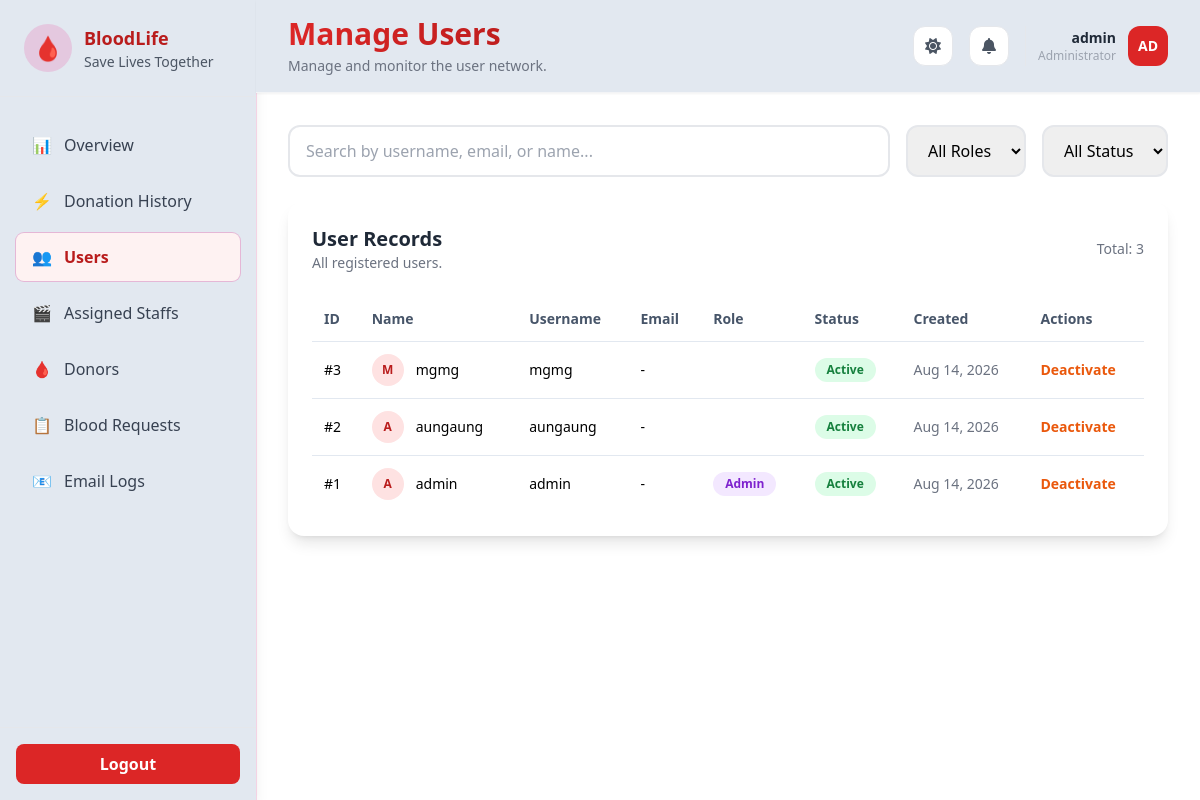
/admin/users_crud.php (signed in), run on the app's committed database.
### tables this page shows
CREATE TABLE users (
    id INT AUTO_INCREMENT PRIMARY KEY,
    username VARCHAR(50) NOT NULL UNIQUE,
    email VARCHAR(100),
    password VARCHAR(255) NOT NULL,
    role ENUM('Admin','User') NOT NULL DEFAULT 'User',
    status ENUM('Active','Inactive') DEFAULT 'Active',
    myanmar_name VARCHAR(100) DEFAULT NULL,
    created_at TIMESTAMP DEFAULT CURRENT_TIMESTAMP
);

### admin/users_crud.php (the view, shortened to what this page needs)
<?php
require_once __DIR__ . '/../config/db.php';
$roleCheck = @$conn->query("SHOW COLUMNS FROM users LIKE 'role'");
$hasRoleColumn = ($roleCheck && $roleCheck->num_rows > 0);
$users = [];
$result = $conn->query("SELECT * FROM users ORDER BY id DESC");
if ($result && $result->num_rows > 0) {
    $users = $result->fetch_all(MYSQLI_ASSOC);
}
?>
<!DOCTYPE html>
<html lang="en">
<head>
    <script src="https://cdn.tailwindcss.com"></script>
    <link rel="stylesheet" href="../assets/css/myanmar-font.css">
</head>
<body class="bg-gray-100 dark:bg-gray-900">
<div class="flex min-h-screen">
     <?php include __DIR__ . '/../includes/sidebar.php'; ?>
    <main class="flex-1">
        <?php include __DIR__ . '/../includes/navbar.php'; ?>
        <div class="p-8">
            <div class="flex flex-col md:flex-row gap-4 mb-6">
                <div class="flex-1">
                    <input id="searchInput" type="text" placeholder="Search by username, email, or name..." class="w-full border-2 border-gray-200 rounded-xl px-4 py-3 focus:outline-none focus:border-red-500 transition">
                </div>
                <div class="flex gap-4">
                    <?php if ($hasRoleColumn): ?>
                    <select id="roleFilter" class="border-2 border-gray-200 rounded-xl px-4 py-3 focus:outline-none focus:border-red-500 transition">
                        <option value="">All Roles</option>
                    </select>
                    <?php endif; ?>
                    <select id="statusFilter" class="border-2 border-gray-200 rounded-xl px-4 py-3 focus:outline-none focus:border-red-500 transition">
                        <option value="">All Status</option>
                    </select>
                </div>
            </div>
            <div class="bg-white rounded-2xl shadow-lg p-6">
                <div class="flex items-center justify-between mb-6">
                    <div>
                        <h3 class="text-xl font-bold text-gray-800">User Records</h3>
                        <p class="text-sm text-gray-500">All registered users.</p>
                    </div>
                    <span class="text-sm text-gray-500">Total: <span id="filteredCount"><?= count($users) ?></span></span>
                </div>
                <div class="overflow-x-auto">
                    <table class="w-full text-left text-sm border-collapse">
                        <thead>
                            <tr class="bg-gray-50 text-slate-600">
                                <th class="p-3">ID</th>
                                <th class="p-3">Name</th>
                                <th class="p-3">Username</th>
                                <th class="p-3">Email</th>
                                <?php if ($hasRoleColumn): ?>
                                <th class="p-3">Role</th>
                                <?php endif; ?>
                                <th class="p-3">Status</th>
                                <th class="p-3">Created</th>
                                <th class="p-3">Actions</th>
                            </tr>
                        </thead>
                        <tbody>
                            <?php if (count($users) > 0): ?>
                                <?php foreach ($users as $u): ?>
                                    <?php
                                    $roleBadges = ['Admin'=>'bg-purple-100 text-purple-700','User'=>'bg-green-100 text-green-700'];
                                    $statusColor = ($u['status'] ?? 'Active') === 'Active' ? 'bg-green-100 text-green-700' : 'bg-red-100 text-red-700';
                                    $displayName = $u['name'] ?? $u['username'] ?? '-';
                                    ?>
                                    <tr class="user-row border-t border-slate-200 hover:bg-gray-50" data-role="<?= htmlspecialchars($u['role'] ?? 'User') ?>" data-status="<?= htmlspecialchars($u['status'] ?? 'Active') ?>">
                                        <td class="p-3 font-medium">#<?= $u['id'] ?></td>
                                        <td class="p-3">
                                            <div class="flex items-center gap-3">
                                                <div class="w-8 h-8 bg-red-100 rounded-full flex items-center justify-center text-xs font-bold text-red-700">
                                                    <?= strtoupper(substr(htmlspecialchars($displayName), 0, 1)) ?>
                                                </div>
                                                <span class="font-medium"><?= htmlspecialchars($displayName) ?></span>
                                            </div>
                                        </td>
                                        <td class="p-3"><?= htmlspecialchars($u['username']) ?></td>
                                        <td class="p-3"><?= htmlspecialchars($u['email'] ?? '-') ?></td>
                                        <?php if ($hasRoleColumn): ?>
                                        <td class="p-3"><span class="inline-flex rounded-full px-3 py-1 text-xs font-semibold <?= $roleBadges[$u['role'] ?? 'User'] ?? 'bg-gray-100 text-gray-700' ?>"><?= htmlspecialchars($u['role'] ?? 'User') ?></span></td>
                                        <?php endif; ?>
                                        <td class="p-3"><span class="inline-flex rounded-full px-3 py-1 text-xs font-semibold <?= $statusColor ?>"><?= htmlspecialchars($u['status'] ?? 'Active') ?></span></td>
                                        <td class="p-3 text-gray-500"><?= date('M d, Y', strtotime($u['created_at'])) ?></td>
                                        <td class="p-3">
                                            <div class="flex gap-2 items-center">
                                                <form method="POST" class="inline" onsubmit="return confirm('Are you sure you want to <?= ($u['status'] ?? 'Active') === 'Active' ? 'deactivate' : 'activate' ?> this user?')">
                                                    <button type="submit" name="toggle_status" class="<?= ($u['status'] ?? 'Active') === 'Active' ? 'text-orange-600 hover:text-orange-800' : 'text-green-600 hover:text-green-800' ?> font-semibold" title="<?= ($u['status'] ?? 'Active') === 'Active' ? 'Deactivate' : 'Activate' ?>"><?= ($u['status'] ?? 'Active') === 'Active' ? 'Deactivate' : 'Activate' ?></button>
                                                </form>
                                            </div>
                                        </td>
                                    </tr>
                                <?php endforeach; ?>
                            <?php else: ?>
                                <tr><td colspan="<?= $hasRoleColumn ? 8 : 7 ?>" class="p-8 text-center text-gray-500">No users found.</td></tr>
                            <?php endif; ?>
                        </tbody>
                    </table>
                </div>
            </div>
        </div>
    </main>
</div>
</body>
</html>

### includes/sidebar.php (shortened to what this page needs)
<?php $currentPage = basename($_SERVER['PHP_SELF']); ?>
<div class="sidebar w-64 bg-slate-200 shadow-lg hover:ring-1 hover:ring-pink-500/20 hidden md:flex flex-col sticky top-0 self-start h-screen overflow-y-auto">
    <div class="p-6 border-b border-gray-200">
        <div class="flex items-center space-x-3">
            <span class="text-2xl bg-pink-500/20 rounded-full w-12 h-12 flex items-center justify-center">🩸</span>
            <div>
                <h1 class="font-bold text-lg text-red-700">BloodLife</h1>
                <p class="text-sm text-gray-600">Save Lives Together</p>
            </div>
        </div>
    </div>
    <nav class="flex-1 px-4 py-6 space-y-2">
        <a href="dashboard.php" class="flex items-center space-x-3 px-4 py-3 rounded-lg transition <?= $currentPage === 'dashboard.php' ? 'bg-red-50 text-red-700 font-semibold ring-1 ring-pink-500/30' : 'text-gray-700 hover:bg-red-50 hover:text-red-700 hover:ring-1 hover:ring-pink-500/20' ?>">
            <span>📊</span> <span data-i18n="overview">Overview</span>
        </a>
        <a href="donation_history_crud.php" class="flex items-center space-x-3 px-4 py-3 rounded-lg transition <?= $currentPage === 'donation_history_crud.php' ? 'bg-red-50 text-red-700 font-semibold ring-1 ring-pink-500/30' : 'text-gray-700 hover:bg-red-50 hover:text-red-700 hover:ring-1 hover:ring-pink-500/20' ?>">
            <span>⚡</span> <span>Donation History</span>
        </a>
        <a href="users_crud.php" class="flex items-center space-x-3 px-4 py-3 rounded-lg transition <?= $currentPage === 'users_crud.php' ? 'bg-red-50 text-red-700 font-semibold ring-1 ring-pink-500/30' : 'text-gray-700 hover:bg-red-50 hover:text-red-700 hover:ring-1 hover:ring-pink-500/20' ?>">
            <span>👥</span> <span>Users</span>
        </a>
        <a href="assignments.php" class="flex items-center space-x-3 px-4 py-3 rounded-lg transition <?= $currentPage === 'assignments.php' ? 'bg-red-50 text-red-700 font-semibold ring-1 ring-pink-500/30' : 'text-gray-700 hover:bg-red-50 hover:text-red-700 hover:ring-1 hover:ring-pink-500/20' ?>">
            <span>🎬</span> <span>Assigned Staffs</span>
        </a>
        <a href="donor_crud.php" class="flex items-center space-x-3 px-4 py-3 rounded-lg transition <?= $currentPage === 'donor_crud.php' ? 'bg-red-50 text-red-700 font-semibold ring-1 ring-pink-500/30' : 'text-gray-700 hover:bg-red-50 hover:text-red-700 hover:ring-1 hover:ring-pink-500/20' ?>">
            <span>🩸</span> <span>Donors</span>
        </a>
        <a href="blood_requests_crud.php" class="flex items-center space-x-3 px-4 py-3 rounded-lg transition <?= $currentPage === 'blood_requests_crud.php' ? 'bg-red-50 text-red-700 font-semibold ring-1 ring-pink-500/30' : 'text-gray-700 hover:bg-red-50 hover:text-red-700 hover:ring-1 hover:ring-pink-500/20' ?>">
            <span>📋</span> <span>Blood Requests</span>
        </a>
        <?php if (($_SESSION['user_role'] ?? '') === 'Admin'): ?>
        <a href="email_logs.php" class="flex items-center space-x-3 px-4 py-3 rounded-lg transition <?= $currentPage === 'email_logs.php' ? 'bg-red-50 text-red-700 font-semibold ring-1 ring-pink-500/30' : 'text-gray-700 hover:bg-red-50 hover:text-red-700 hover:ring-1 hover:ring-pink-500/20' ?>">
            <span>📧</span> <span>Email Logs</span>
        </a>
        <?php endif; ?>
    </nav>
    <div class="p-4 border-t border-gray-200">
        <a href="logout.php" onclick="return confirm('Are you sure you want to logout?')" class="w-full bg-red-600 text-white flex justify-center py-2 rounded-lg font-semibold hover:bg-red-700 transition" data-i18n="logout">Logout</a>
    </div>
</div>

### includes/navbar.php (shortened to what this page needs)
 <?php
$currentPage = basename($_SERVER['PHP_SELF']);
$pageTitles = [
    'dashboard.php' => ['title' => 'Dashboard', 'description' => 'Overview of your blood donation system.'],
    'users_crud.php' => ['title' => 'Manage Users', 'description' => 'Manage and monitor the user network.'],
    'donor_crud.php' => ['title' => 'Manage Donors', 'description' => 'Manage and monitor the blood donor network.'],
    'donation_history_crud.php' => ['title' => 'Donation History', 'description' => 'Track and manage blood donation records.'],
    'blood_requests_crud.php' => ['title' => 'Blood Requests', 'description' => 'Manage blood request submissions from users.'],
    'assignments.php' => ['title' => 'Assignments', 'description' => 'Track and manage donor assignments.'],
];
$pageData = $pageTitles[$currentPage] ?? ['title' => 'Dashboard', 'description' => ''];
?>
<link rel="stylesheet" href="https://cdnjs.cloudflare.com/ajax/libs/font-awesome/6.5.1/css/all.min.css">
 <nav class="bg-slate-200 shadow-sm sticky top-0 z-30 border-b border-gray-100">
                <div class="px-8 py-4 flex justify-between items-center">
                    <div class="flex items-center space-x-4">
                        <div>
                            <h2 class="text-3xl font-bold text-transparent bg-clip-text bg-gradient-to-r from-red-600 to-red-700"><?= htmlspecialchars($pageData['title']) ?></h2>
                            <?php if ($pageData['description']): ?>
                            <p class="text-gray-500 mt-1 text-sm"><?= htmlspecialchars($pageData['description']) ?></p>
                            <?php endif; ?>
                        </div>
                    </div>
                    <div class="flex items-center space-x-4">
                        <button type="button" class="theme-toggle-btn relative w-10 h-10 rounded-xl border border-gray-200 bg-gray-50 flex items-center justify-center cursor-pointer hover:border-red-300 hover:bg-red-50 transition" aria-label="Toggle theme" onclick="toggleTheme()">
                            <span class="theme-icon-sun"><i class="fas fa-sun text-gray-600"></i></span>
                        </button>
                        <div class="relative">
                            <button onclick="toggleNotifications()" class="relative w-10 h-10 rounded-xl border border-gray-200 bg-gray-50 flex items-center justify-center hover:bg-red-50 hover:border-red-300 transition">
                                <i class="fas fa-bell text-gray-600"></i>
                            </button>
                        </div>
                        <div class="relative" id="adminMenu">
                            <div class="flex items-center space-x-3 cursor-pointer pl-3 border-l border-gray-200" onclick="toggleAdminDropdown()">
                                <div class="text-right">
                                    <p class="font-semibold text-sm text-gray-800"><?= htmlspecialchars($_SESSION['username'] ?? 'Admin') ?></p>
                                    <p class="text-xs text-gray-400" data-i18n="administrator">Administrator</p>
                                </div>
                                <div class="w-10 h-10 bg-red-600 text-white rounded-xl flex items-center justify-center font-bold text-sm">
                                    <?= strtoupper(substr($_SESSION['username'] ?? 'A', 0, 2)) ?>
                                </div>
                            </div>
                        </div>
                    </div>
                </div>
            </nav>

### admin/users_crud.php (style rules this page uses)
html:not(.dark) body { background-color: #ffffff !important; background-image: none !important; }
html:not(.dark) .bg-gray-50 { background-color: #ffffff !important; }
html:not(.dark) .bg-gray-100 { background-color: #ffffff !important; }

### data on the page
users: id "3", username "M", username "mgmg", email "-", status "Active", created_at "Aug 14, 2026", shows "Deactivate"
users: id "2", username "A", username "aungaung", email "-", status "Active", created_at "Aug 14, 2026", shows "Deactivate"
users: id "1", username "A", username "admin", email "-", role "Admin", status "Active", created_at "Aug 14, 2026", shows "Deactivate"

### other printed values
$pageData['description'] "Manage and monitor the user network."
$_SESSION['username'] "admin"
substr($_SESSION['username'] ?? 'A', 0, 2) "AD"
count($users) "3"
